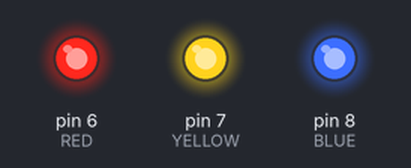
Bench run of a sketch on a simulated Arduino Uno, built with avr-gcc and run on an emulated ATmega328P. On the bench: output pins drawn as LEDs (lit = HIGH).

Above: at 0.15 s.
At 2.25 s:
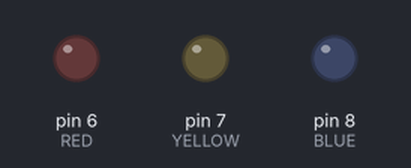
Timing chart, 0 to 3.0 s (numbered marks = the images above):
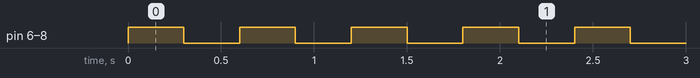

The sketch:

changingTaskPriorityAtRunTime.ino
```cpp
#include <Arduino_FreeRTOS.h>

// Digital pin configuration

#define RED 6
#define YELLOW 7
#define BLUE 8

// Profiling for Debug

typedef int TaskProfiler;

TaskProfiler redLEDTaskProfiler;
TaskProfiler yellowLEDTaskProfiler;
TaskProfiler blueLEDTaskProfiler;

// Parameter declaration

const uint16_t redLED = (uint16_t *) RED;
const uint16_t yellowLED = (uint16_t *) YELLOW;
const uint16_t blueLED = (uint16_t *) BLUE;

// Task Handler declarations

TaskHandle_t blue_Handle, red_Handle, yellow_Handle;

void setup() {
  xTaskCreate(ledControllerTask,"Red LED Task",100,(void *) redLED,1,&red_Handle);
  xTaskCreate(ledControllerTask,"Yellow LED Task",100,(void *) yellowLED,1,&yellow_Handle);
  xTaskCreate(ledControllerTask,"Blue LED Task",100,(void *) blueLED,1,&blue_Handle);
}

void ledControllerTask(void *pvParameters){
  pinMode(RED,OUTPUT);
  pinMode(YELLOW,OUTPUT);
  pinMode(BLUE,OUTPUT);

  while(1){
    digitalWrite(pvParameters,digitalRead(pvParameters)^1);
    delay(300);
    if (pvParameters == YELLOW) {
      vTaskPrioritySet(red_Handle, 2);
    }
  }

}

void loop() {
  // put your main code here, to run repeatedly:

}
```

Measured:
- by itself, pin 6 (RED), pin 7 (YELLOW), pin 8 (BLUE): alternates HIGH for 0.30 s and LOW for 0.30 s
